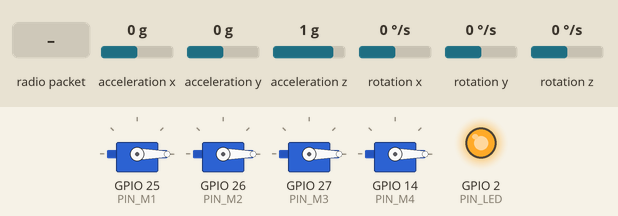
Simulated run of this sketch. Board: ESP32. Parts: 4 × servo, output pins drawn as LEDs (lit = HIGH). The test bench sets the inputs (shaded band); at power-on: rotation x 0 °/s, rotation y 0 °/s, rotation z 0 °/s, acceleration x 0 g, acceleration y 0 g, acceleration z 1 g. WiFi joins after 1.5 s; servers stay silent unless stated; what the sketch prints to the serial monitor is not drawn.

Above: at 1.0 s.
At 3.0 s:
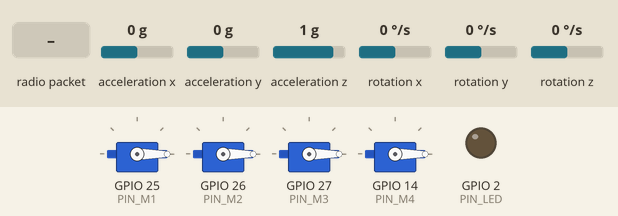
3.1 s: rotation x set to -192 °/s
4.9 s: radio packet "17" arrives
6.4 s: rotation y set to -192 °/s
8.1 s: rotation z set to -192 °/s
Timing chart, 0 to 10.9 s (numbered marks = the images above; inputs shaded):
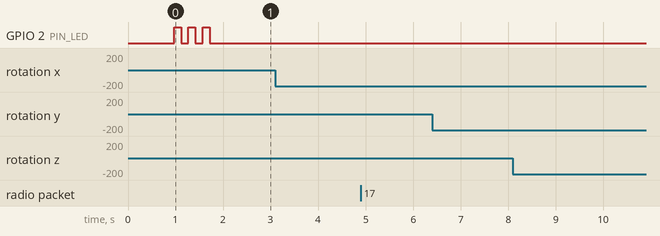

The sketch:

ESP_Drone_v1.0.ino
```cpp
// ================================================================
//  Q450 ESP32 Flight Controller v1.0
//  Frame   : Q450 Quadcopter (X-Config)
//  Motors  : A2212/13T 1000KV
//  ESCs    : SimonK 30A (Standard PWM 1000–2000µs)
//  IMU     : MPU-6050 (I2C)
//  Radio   : ESP-NOW via ReceiverModule.h
//  Mode    : Mode 2 (Left=Throttle/Yaw, Right=Pitch/Roll)
//
//  FLIGHT CHANNEL MAPPING:
//    Left  Y  → Throttle  (up/down)
//    Left  X  → Yaw       (rotate CW/CCW)
//    Right Y  → Pitch     (forward/back)
//    Right X  → Roll      (left/right)
//    LBt      → ARM / DISARM toggle
//    RBt      → LED ON / OFF toggle
//
//  MOTOR LAYOUT (X-Config, top view):
//
//       Front
//    M1(CW)  M2(CCW)
//       \    /
//        \  /
//        /  \
//       /    \
//    M4(CCW) M3(CW)
//       Back
//
//  PIN ASSIGNMENTS:
//    GPIO 25 → ESC Motor 1 (Front-Left,  CW)
//    GPIO 26 → ESC Motor 2 (Front-Right, CCW)
//    GPIO 27 → ESC Motor 3 (Back-Right,  CW)
//    GPIO 14 → ESC Motor 4 (Back-Left,   CCW)
//    GPIO 21 → MPU-6050 SDA
//    GPIO 22 → MPU-6050 SCL
//    GPIO  2 → Built-in LED
//
// ================================================================

#include "ReceiverModule.h"
#include <ESP32Servo.h>
#include <Wire.h>
#include <MPU6050_light.h>   // Install: "MPU6050_light" by rfetick

// ================================================================
//  ██████╗ ██╗███╗   ██╗    ██████╗ ██╗███╗   ██╗███████╗
//  ██╔══██╗██║████╗  ██║    ██╔══██╗██║████╗  ██║██╔════╝
//  ██████╔╝██║██╔██╗ ██║    ██████╔╝██║██╔██╗ ██║███████╗
//  ██╔═══╝ ██║██║╚██╗██║    ██╔═══╝ ██║██║╚██╗██║╚════██║
//  ██║     ██║██║ ╚████║    ██║     ██║██║ ╚████║███████║
//  ╚═╝     ╚═╝╚═╝  ╚═══╝   ╚═╝     ╚═╝╚═╝  ╚═══╝╚══════╝
//  — All tunable values in ONE PLACE — tweak here, not below —
// ================================================================

// ── Hardware Pins ─────────────────────────────────────────────
#define PIN_M1      25    // Front-Left  (CW)
#define PIN_M2      26    // Front-Right (CCW)
#define PIN_M3      27    // Back-Right  (CW)
#define PIN_M4      14    // Back-Left   (CCW)
#define PIN_LED      2    // Built-in LED (active HIGH on most ESP32 devkits)
#define MPU_SDA     21
#define MPU_SCL     22

// ── ESC PWM Range ─────────────────────────────────────────────
#define ESC_MIN    1000   // µs — motor off / minimum throttle
#define ESC_MAX    2000   // µs — full throttle
#define ESC_ARM    1000   // µs — sent during arm sequence
#define ESC_IDLE   1100   // µs — idle when armed but stick at zero
                          //       raise slightly if motors stutter at idle

// ── Stick Input Deadband ──────────────────────────────────────
// Any stick value within ±DEADBAND of zero is treated as exactly 0.
// Helps with cheap analog sticks that don't return to perfect center.
#define DEADBAND      5   // units: raw stick (-99..99 scale)

// ── Expo Curve ────────────────────────────────────────────────
// 0.0 = linear (no expo)
// Higher = gentler around center, more responsive at extremes.
// Roll/Pitch expo makes hovering smoother with twitchy sticks.
// Yaw expo keeps slow pans buttery.
// Throttle expo is usually kept 0 (linear).
#define EXPO_ROLL    0.35f   // 0.0 – 0.6 recommended
#define EXPO_PITCH   0.35f
#define EXPO_YAW     0.25f
#define EXPO_THROTTLE 0.0f

// ── Rate / Gain ───────────────────────────────────────────────
// Controls how many µs of PWM the full stick deflection commands.
// Smaller = calmer, more manageable. Larger = more aggressive.
// Start LOW and raise carefully.
#define RATE_ROLL    150   // µs authority for full roll deflection
#define RATE_PITCH   150   // µs authority for full pitch deflection
#define RATE_YAW     120   // µs authority for full yaw deflection

// ── PID Gains ─────────────────────────────────────────────────
// Start with all gains at 0 EXCEPT P, tune one axis at a time.
// Increase P until oscillation → back off 20% → add a little D.
// I corrects slow drift; keep it tiny at first.
//
//            P         I         D
float KP[3] = { 1.20f,  1.20f,  0.80f };  // [0]=Roll [1]=Pitch [2]=Yaw
float KI[3] = { 0.02f,  0.02f,  0.01f };
float KD[3] = { 0.80f,  0.80f,  0.30f };

// ── PID Integral Clamp ────────────────────────────────────────
// Prevents integrator windup during throttle extremes / flips.
#define ITERM_MAX   50.0f   // µs — max I-term contribution per axis

// ── Failsafe Descent ──────────────────────────────────────────
// When signal is lost the craft slowly lowers throttle to land.
// DESCENT_RATE: µs per update tick to reduce throttle.
// DESCENT_MIN:  stop descending when throttle reaches this value
//               (prevents motors cutting out mid-air at low alt).
#define DESCENT_RATE   2     // µs per loop (~40µs/s at 50Hz)
#define DESCENT_FLOOR  ESC_IDLE  // cut below idle is unsafe

// ── Loop timing ───────────────────────────────────────────────
// 50 Hz is plenty for a beginner build. Raise to 100–250 Hz later.
#define LOOP_HZ      50
#define LOOP_US      (1000000 / LOOP_HZ)

// ── Arm/Disarm Guard ─────────────────────────────────────────
// Craft must stay DISARMED for at least this many ms after a
// disarm event before it can re-arm (prevents accidental re-arm).
#define REARM_GUARD_MS  2000

// ── Test / Debug Mode ─────────────────────────────────────────
// Set TEST_MODE to 1 to enable serial telemetry without actually
// driving ESCs (safe bench testing). Set to 0 for real flight.
#define TEST_MODE   1        // 1 = bench test (ESCs frozen at ESC_MIN)
                             // 0 = live flight

// ── Calibration Offsets (set after IMU calibration run) ───────
// Run the sketch once with CALIBRATE_IMU 1, note the printed offsets,
// paste them here, then set CALIBRATE_IMU back to 0.
#define CALIBRATE_IMU  0     // 1 = print offsets and halt, 0 = normal
float IMU_OFFSET_AX = 0.0f; // paste from calibration output
float IMU_OFFSET_AY = 0.0f;
float IMU_OFFSET_AZ = 0.0f;
float IMU_OFFSET_GX = 0.0f;
float IMU_OFFSET_GY = 0.0f;
float IMU_OFFSET_GZ = 0.0f;

// ================================================================
//  END OF TUNING SECTION
//  ↓  Do not edit below unless you know what you're changing  ↓
// ================================================================


// ── Objects ───────────────────────────────────────────────────
Servo esc1, esc2, esc3, esc4;
MPU6050 mpu(Wire);

// ── State ─────────────────────────────────────────────────────
bool  armed         = false;
bool  ledState      = false;
bool  lastLBt       = false;   // previous LBt for edge detection
bool  lastRBt       = false;   // previous RBt for edge detection
int   failThrottle  = ESC_MIN; // descends from last throttle on loss
bool  signalLost    = false;
unsigned long lastDisarmMs = 0;

// ── PID state per axis [0=Roll 1=Pitch 2=Yaw] ─────────────────
float pidPrev[3]  = {0, 0, 0}; // previous error
float pidIacc[3]  = {0, 0, 0}; // accumulated integral

// ── Timing ────────────────────────────────────────────────────
unsigned long loopTimer = 0;

// ── Telemetry counter (prints every N loops) ──────────────────
int telTick = 0;
#define TEL_EVERY   10   // print every 10 loops (5 times/sec at 50Hz)


// ================================================================
//  HELPER: applyExpo(value, expo)
//  Applies cubic expo curve. value and output are -1.0..1.0.
//  expo = 0 → linear.  expo = 1 → full cubic.
// ================================================================
float applyExpo(float v, float expo)
{
  // formula: out = expo*v³ + (1-expo)*v
  return expo * v * v * v + (1.0f - expo) * v;
}

// ================================================================
//  HELPER: applyDeadband(raw)
//  Returns 0 if |raw| <= DEADBAND, otherwise shifts the value
//  inward so there's no jump at the deadband edge.
// ================================================================
int applyDeadband(int raw)
{
  if (raw >  DEADBAND) return raw - DEADBAND;
  if (raw < -DEADBAND) return raw + DEADBAND;
  return 0;
}

// ================================================================
//  HELPER: writeMotors(m1, m2, m3, m4)
//  Clamps each value to ESC_MIN..ESC_MAX then writes PWM.
//  In TEST_MODE motors are frozen at ESC_MIN.
// ================================================================
void writeMotors(int m1, int m2, int m3, int m4)
{
#if TEST_MODE
  // In test mode just print, don't spin
  return;
#endif
  esc1.writeMicroseconds(constrain(m1, ESC_MIN, ESC_MAX));
  esc2.writeMicroseconds(constrain(m2, ESC_MIN, ESC_MAX));
  esc3.writeMicroseconds(constrain(m3, ESC_MIN, ESC_MAX));
  esc4.writeMicroseconds(constrain(m4, ESC_MIN, ESC_MAX));
}

// ================================================================
//  HELPER: motorsOff()
//  Immediately cuts all motors to ESC_MIN (disarmed / failsafe).
// ================================================================
void motorsOff()
{
  esc1.writeMicroseconds(ESC_MIN);
  esc2.writeMicroseconds(ESC_MIN);
  esc3.writeMicroseconds(ESC_MIN);
  esc4.writeMicroseconds(ESC_MIN);
}

// ================================================================
//  ARM SEQUENCE
//  SimonK / BLHeli ESCs arm with a short low-throttle pulse.
//  We send ESC_MIN for 2 seconds, then ESC_ARM+50 briefly.
// ================================================================
void armSequence()
{
  Serial.println("[FC] ── ARM SEQUENCE starting ──");
  // Step 1: confirm low throttle (2 s)
  for (int i = 0; i < 200; i++)
  {
    esc1.writeMicroseconds(ESC_MIN);
    esc2.writeMicroseconds(ESC_MIN);
    esc3.writeMicroseconds(ESC_MIN);
    esc4.writeMicroseconds(ESC_MIN);
    delay(10);
  }
  // Step 2: brief pulse to confirm arm (some SimonK needs this)
  for (int i = 0; i < 50; i++)
  {
    esc1.writeMicroseconds(ESC_ARM + 50);
    esc2.writeMicroseconds(ESC_ARM + 50);
    esc3.writeMicroseconds(ESC_ARM + 50);
    esc4.writeMicroseconds(ESC_ARM + 50);
    delay(10);
  }
  // Back to low
  motorsOff();
  Serial.println("[FC] ── ARMED ──");
}

// ================================================================
//  PID COMPUTE
//  axis:   0=Roll, 1=Pitch, 2=Yaw
//  setpt:  desired rate   (−1.0 .. +1.0 normalised)
//  actual: gyro rate      (degrees/s)
//  dt:     loop period    (seconds)
//  returns µs correction  (can be negative)
// ================================================================
float computePID(int axis, float setpt, float actual, float dt)
{
  float err  = setpt - actual;
  pidIacc[axis] += err * dt;
  pidIacc[axis]  = constrain(pidIacc[axis], -ITERM_MAX, ITERM_MAX);
  float deriv    = (err - pidPrev[axis]) / dt;
  pidPrev[axis]  = err;
  return KP[axis] * err + KI[axis] * pidIacc[axis] + KD[axis] * deriv;
}

// ================================================================
//  SETUP
// ================================================================
void setup()
{
  Serial.begin(115200);
  delay(500);
  Serial.println("\n[FC] ════════════════════════════════════");
  Serial.println("[FC]  Q450 Flight Controller Boot");
  Serial.printf ("[FC]  TEST_MODE : %s\n", TEST_MODE ? "ON (no ESC output)" : "OFF (LIVE)");
  Serial.println("[FC] ════════════════════════════════════");

  // ── LED ───────────────────────────────────────────────────────
  pinMode(PIN_LED, OUTPUT);
  digitalWrite(PIN_LED, LOW);

  // ── ESC init — write low BEFORE attaching to avoid glitch ────
  ESP32PWM::allocateTimer(0);
  ESP32PWM::allocateTimer(1);
  ESP32PWM::allocateTimer(2);
  ESP32PWM::allocateTimer(3);
  esc1.setPeriodHertz(50); esc1.attach(PIN_M1, ESC_MIN, ESC_MAX);
  esc2.setPeriodHertz(50); esc2.attach(PIN_M2, ESC_MIN, ESC_MAX);
  esc3.setPeriodHertz(50); esc3.attach(PIN_M3, ESC_MIN, ESC_MAX);
  esc4.setPeriodHertz(50); esc4.attach(PIN_M4, ESC_MIN, ESC_MAX);
  motorsOff();
  Serial.println("[FC] ESCs attached — sending min throttle (1000µs)");

  // ── MPU-6050 init ─────────────────────────────────────────────
  Wire.begin(MPU_SDA, MPU_SCL);
  byte status = mpu.begin();
  if (status != 0)
  {
    Serial.printf("[FC] MPU-6050 INIT FAILED (err %d) — check wiring!\n", status);
    // Blink LED rapidly and halt
    while (1) { digitalWrite(PIN_LED, !digitalRead(PIN_LED)); delay(100); }
  }
  Serial.println("[FC] MPU-6050 OK");

#if CALIBRATE_IMU
  Serial.println("[FC] ── IMU CALIBRATION MODE ──");
  Serial.println("[FC] Place craft FLAT and STILL. Calibrating in 3s ...");
  delay(3000);
  mpu.calcOffsets(true, true); // gyro + accel
  Serial.println("[FC] ── Paste these into the PIN CONFIGURATION section ──");
  Serial.printf("[FC] IMU_OFFSET_AX = %.4f;\n", mpu.getAccXoffset());
  Serial.printf("[FC] IMU_OFFSET_AY = %.4f;\n", mpu.getAccYoffset());
  Serial.printf("[FC] IMU_OFFSET_AZ = %.4f;\n", mpu.getAccZoffset());
  Serial.printf("[FC] IMU_OFFSET_GX = %.4f;\n", mpu.getGyroXoffset());
  Serial.printf("[FC] IMU_OFFSET_GY = %.4f;\n", mpu.getGyroYoffset());
  Serial.printf("[FC] IMU_OFFSET_GZ = %.4f;\n", mpu.getGyroZoffset());
  Serial.println("[FC] ── Set CALIBRATE_IMU 0 then re-flash ──");
  while (1); // halt
#endif

  // Apply stored offsets
  mpu.setAccOffsets(IMU_OFFSET_AX, IMU_OFFSET_AY, IMU_OFFSET_AZ);
  mpu.setGyroOffsets(IMU_OFFSET_GX, IMU_OFFSET_GY, IMU_OFFSET_GZ);

  // ── ESP-NOW Receiver ──────────────────────────────────────────
  receiver.timeoutMs = 1000;
  receiver.begin("A4:F0:0F:90:34:28", true);

  // ── Blink LED 3× to signal ready ─────────────────────────────
  for (int i = 0; i < 3; i++)
  {
    digitalWrite(PIN_LED, HIGH); delay(150);
    digitalWrite(PIN_LED, LOW);  delay(150);
  }

  Serial.println("[FC] ── Ready. Toggle LBt to ARM ──\n");
  loopTimer = micros();
}

// ================================================================
//  LOOP
// ================================================================
void loop()
{
  // ── Fixed-rate loop gate ──────────────────────────────────────
  // Busy-wait until LOOP_US µs have passed since last iteration.
  // This gives a stable, predictable PID sample rate.
  while (micros() - loopTimer < LOOP_US);
  float dt = (micros() - loopTimer) / 1e6f; // actual dt in seconds
  loopTimer = micros();

  // ── 1. Receiver update (failsafe + connected_flag) ───────────
  receiver.update();
  bool linkOK = receiver.connected();

  // ── 2. IMU update ─────────────────────────────────────────────
  mpu.update();
  float gyroX = mpu.getGyroX(); // roll  rate  deg/s
  float gyroY = mpu.getGyroY(); // pitch rate  deg/s
  float gyroZ = mpu.getGyroZ(); // yaw   rate  deg/s

  // ── 3. Signal-lost detection (with suppress-spam latch) ──────
  if (!linkOK && !signalLost)
  {
    signalLost    = true;
    failThrottle  = (armed) ? ESC_IDLE + 100 : ESC_MIN;
    // Only print once when signal is FIRST lost
    Serial.println("[FC] ⚠  SIGNAL LOST — failsafe descent active");
    // Reset PID integrals to avoid windup during coast
    memset(pidIacc, 0, sizeof(pidIacc));
    memset(pidPrev, 0, sizeof(pidPrev));
  }
  else if (linkOK && signalLost)
  {
    signalLost = false;
    Serial.println("[FC] ✔  Signal restored");
  }

  // ── 4. Button edge detection (arm/disarm + LED) ───────────────
  bool curLBt = receiver.data.LBt;
  bool curRBt = receiver.data.RBt;

  // ─ ARM / DISARM on LBt rising edge ────────────────────────────
  if (curLBt && !lastLBt)
  {
    if (!armed)
    {
      // Guard: don't re-arm too soon after disarm
      if (millis() - lastDisarmMs >= REARM_GUARD_MS)
      {
        if (linkOK)
        {
          armed = true;
          memset(pidIacc, 0, sizeof(pidIacc)); // clear integrals on arm
          memset(pidPrev, 0, sizeof(pidPrev));
#if !TEST_MODE
          armSequence();
#else
          Serial.println("[FC] [TEST] Arm requested (no ESC output)");
#endif
        }
        else
        {
          Serial.println("[FC] ✖ Cannot arm — no TX signal!");
        }
      }
      else
      {
        Serial.println("[FC] ✖ Rearm guard active — wait before re-arming");
      }
    }
    else
    {
      armed        = false;
      lastDisarmMs = millis();
      motorsOff();
      Serial.println("[FC] ── DISARMED ──");
    }
  }
  lastLBt = curLBt;

  // ─ LED toggle on RBt rising edge ─────────────────────────────
  if (curRBt && !lastRBt)
  {
    ledState = !ledState;
    digitalWrite(PIN_LED, ledState ? HIGH : LOW);
    Serial.printf("[FC] LED %s\n", ledState ? "ON" : "OFF");
  }
  lastRBt = curRBt;

  // ── 5. Stick processing ───────────────────────────────────────
  // Mode 2: Left Y = Throttle, Left X = Yaw, Right Y = Pitch, Right X = Roll
  int rawThrottle = receiver.data.Ly;  // -99..99
  int rawYaw      = receiver.data.Lx;
  int rawPitch    = receiver.data.Ry;  // forward = positive
  int rawRoll     = receiver.data.Rx;

  // Deadband
  rawYaw   = applyDeadband(rawYaw);
  rawPitch = applyDeadband(rawPitch);
  rawRoll  = applyDeadband(rawRoll);
  // Throttle: only lower deadband (near zero), keep full positive range
  if (rawThrottle < DEADBAND && rawThrottle > -DEADBAND) rawThrottle = 0;

  // Normalise to -1.0..+1.0 for expo
  float nThrottle = rawThrottle / 99.0f;
  float nYaw      = rawYaw      / 99.0f;
  float nPitch    = rawPitch    / 99.0f;
  float nRoll     = rawRoll     / 99.0f;

  // Expo (no expo on throttle by default)
  nThrottle = applyExpo(nThrottle, EXPO_THROTTLE);
  nYaw      = applyExpo(nYaw,      EXPO_YAW);
  nPitch    = applyExpo(nPitch,    EXPO_PITCH);
  nRoll     = applyExpo(nRoll,     EXPO_ROLL);

  // Map throttle -1..1 → ESC_IDLE..ESC_MAX  (negative = clamp to idle)
  int throttle = (int)map((long)(nThrottle * 100), -100, 100, ESC_IDLE, ESC_MAX);
  throttle = constrain(throttle, ESC_IDLE, ESC_MAX);

  // Rate setpoints in deg/s (expo output × max rate)
  float spRoll  = nRoll  * RATE_ROLL;
  float spPitch = nPitch * RATE_PITCH;
  float spYaw   = nYaw   * RATE_YAW;

  // ── 6. PID ────────────────────────────────────────────────────
  float pidRoll  = computePID(0, spRoll,  gyroX, dt);
  float pidPitch = computePID(1, spPitch, gyroY, dt);
  float pidYaw   = computePID(2, spYaw,   gyroZ, dt);

  // ── 7. Motor mixing (X-Config) ────────────────────────────────
  //  M1 Front-Left  CW  : Throttle + Pitch + Roll - Yaw
  //  M2 Front-Right CCW : Throttle + Pitch - Roll + Yaw
  //  M3 Back-Right  CW  : Throttle - Pitch - Roll - Yaw
  //  M4 Back-Left   CCW : Throttle - Pitch + Roll + Yaw
  int m1 = throttle + (int)pidPitch + (int)pidRoll  - (int)pidYaw;
  int m2 = throttle + (int)pidPitch - (int)pidRoll  + (int)pidYaw;
  int m3 = throttle - (int)pidPitch - (int)pidRoll  - (int)pidYaw;
  int m4 = throttle - (int)pidPitch + (int)pidRoll  + (int)pidYaw;

  // ── 8. Output decision ────────────────────────────────────────
  if (!armed)
  {
    // Disarmed — always off
    motorsOff();
  }
  else if (signalLost)
  {
    // ── FAILSAFE: gradual descent ──────────────────────────────
    // Slowly reduce throttle toward ESC_IDLE. PID still active
    // so craft stays level (gyro still works).
    failThrottle -= DESCENT_RATE;
    failThrottle  = max(failThrottle, DESCENT_FLOOR);

    int fm1 = failThrottle - (int)pidYaw;
    int fm2 = failThrottle + (int)pidYaw;
    int fm3 = failThrottle - (int)pidYaw;
    int fm4 = failThrottle + (int)pidYaw;
    writeMotors(fm1, fm2, fm3, fm4);
  }
  else
  {
    // ── Normal flight ─────────────────────────────────────────
    writeMotors(m1, m2, m3, m4);
  }

  // ── 9. Serial telemetry (throttled, not every loop) ──────────
  telTick++;
  if (telTick >= TEL_EVERY)
  {
    telTick = 0;
    Serial.printf(
      "[FC] ARM:%s LINK:%s | THR:%4d | Y:%+6.1f P:%+6.1f R:%+6.1f | "
      "gX:%+6.1f gY:%+6.1f gZ:%+6.1f | "
      "pidR:%+6.1f pidP:%+6.1f pidY:%+6.1f | "
      "M1:%4d M2:%4d M3:%4d M4:%4d | BAT:%3d%%\n",
      armed     ? "Y" : "N",
      linkOK    ? "Y" : "N",
      throttle,
      spYaw, spPitch, spRoll,
      gyroX, gyroY, gyroZ,
      pidRoll, pidPitch, pidYaw,
      constrain(m1,ESC_MIN,ESC_MAX), constrain(m2,ESC_MIN,ESC_MAX),
      constrain(m3,ESC_MIN,ESC_MAX), constrain(m4,ESC_MIN,ESC_MAX),
      receiver.data.BAT
    );
  }
}
```

Source omitted: ReceiverModule.h (16274 bytes)

Measured:
- after the input at 3.1 s, every drawn part: stays the same
- after the input at 4.9 s, every drawn part: stays the same
- after the input at 6.4 s, every drawn part: stays the same
- after the input at 8.1 s, every drawn part: stays the same
